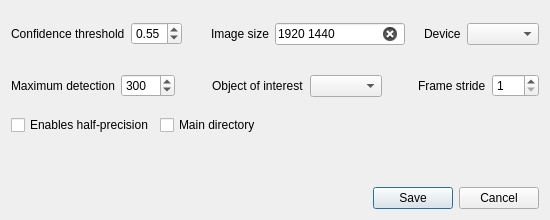
<?xml version="1.0" encoding="UTF-8"?>
<ui version="4.0">
 <class>QDialog</class>
 <widget class="QDialog" name="QDialog">
  <property name="enabled">
   <bool>true</bool>
  </property>
  <property name="geometry">
   <rect>
    <x>0</x>
    <y>0</y>
    <width>550</width>
    <height>220</height>
   </rect>
  </property>
  <property name="minimumSize">
   <size>
    <width>500</width>
    <height>220</height>
   </size>
  </property>
  <property name="maximumSize">
   <size>
    <width>670</width>
    <height>400</height>
   </size>
  </property>
  <property name="windowTitle">
   <string>Model configuration</string>
  </property>
  <property name="modal">
   <bool>false</bool>
  </property>
  <layout class="QGridLayout" name="gridLayout">
   <item row="8" column="0" colspan="2">
    <widget class="QCheckBox" name="yolo_half">
     <property name="text">
      <string>Enables half-precision</string>
     </property>
    </widget>
   </item>
   <item row="2" column="0" rowspan="2" colspan="3">
    <layout class="QHBoxLayout" name="horizontalLayout_8">
     <item>
      <layout class="QHBoxLayout" name="horizontalLayout">
       <item>
        <widget class="QLabel" name="yolo_device_2">
         <property name="toolTip">
          <string>&lt;html&gt;&lt;head/&gt;&lt;body&gt;&lt;p&gt;&lt;span style=&quot; font-family:'Roboto','-apple-system','BlinkMacSystemFont','Helvetica','Arial','sans-serif'; color:#000000; background-color:rgba(240,241,244,0.031373);&quot;&gt;Maximum number of detections allowed per image&lt;/span&gt;&lt;/p&gt;&lt;/body&gt;&lt;/html&gt;</string>
         </property>
         <property name="text">
          <string>Maximum detection</string>
         </property>
        </widget>
       </item>
       <item>
        <widget class="QSpinBox" name="yolo_max_det">
         <property name="toolTip">
          <string>&lt;html&gt;&lt;head/&gt;&lt;body&gt;&lt;p&gt;&lt;span style=&quot; font-family:'Roboto','-apple-system','BlinkMacSystemFont','Helvetica','Arial','sans-serif'; color:#000000; background-color:rgba(240,241,244,0.031373);&quot;&gt;Maximum number of detections allowed per image&lt;/span&gt;&lt;/p&gt;&lt;/body&gt;&lt;/html&gt;</string>
         </property>
         <property name="minimum">
          <number>1</number>
         </property>
         <property name="maximum">
          <number>5000</number>
         </property>
         <property name="value">
          <number>300</number>
         </property>
        </widget>
       </item>
      </layout>
     </item>
     <item>
      <spacer name="horizontalSpacer_4">
       <property name="orientation">
        <enum>Qt::Horizontal</enum>
       </property>
       <property name="sizeHint" stdset="0">
        <size>
         <width>18</width>
         <height>20</height>
        </size>
       </property>
      </spacer>
     </item>
     <item>
      <layout class="QHBoxLayout" name="horizontalLayout_5">
       <item>
        <widget class="QLabel" name="yolo_device_4">
         <property name="toolTip">
          <string>&lt;html&gt;&lt;head/&gt;&lt;body&gt;&lt;p&gt;&lt;span style=&quot; font-family:'Roboto','-apple-system','BlinkMacSystemFont','Helvetica','Arial','sans-serif'; color:#000000; background-color:rgba(240,241,244,0.031373);&quot;&gt;A value of 1 processes every frame, n values skip n frames.&lt;/span&gt;&lt;/p&gt;&lt;/body&gt;&lt;/html&gt;</string>
         </property>
         <property name="text">
          <string>Object of interest</string>
         </property>
        </widget>
       </item>
       <item>
        <widget class="QComboBox" name="yolo_classes"/>
       </item>
      </layout>
     </item>
     <item>
      <spacer name="horizontalSpacer_5">
       <property name="orientation">
        <enum>Qt::Horizontal</enum>
       </property>
       <property name="sizeHint" stdset="0">
        <size>
         <width>18</width>
         <height>20</height>
        </size>
       </property>
      </spacer>
     </item>
     <item>
      <layout class="QHBoxLayout" name="horizontalLayout_2">
       <item>
        <widget class="QLabel" name="yolo_device_3">
         <property name="toolTip">
          <string>&lt;html&gt;&lt;head/&gt;&lt;body&gt;&lt;p&gt;&lt;span style=&quot; font-family:'Roboto','-apple-system','BlinkMacSystemFont','Helvetica','Arial','sans-serif'; color:#000000; background-color:rgba(240,241,244,0.031373);&quot;&gt;A value of 1 processes every frame, n values skip n frames.&lt;/span&gt;&lt;/p&gt;&lt;/body&gt;&lt;/html&gt;</string>
         </property>
         <property name="text">
          <string>Frame stride</string>
         </property>
        </widget>
       </item>
       <item>
        <widget class="QSpinBox" name="yolo_vid_stride">
         <property name="toolTip">
          <string>&lt;html&gt;&lt;head/&gt;&lt;body&gt;&lt;p&gt;&lt;span style=&quot; font-family:'Roboto','-apple-system','BlinkMacSystemFont','Helvetica','Arial','sans-serif'; color:#000000; background-color:rgba(240,241,244,0.031373);&quot;&gt;A value of 1 processes every frame, n values skip n frames.&lt;/span&gt;&lt;/p&gt;&lt;/body&gt;&lt;/html&gt;</string>
         </property>
         <property name="minimum">
          <number>1</number>
         </property>
         <property name="maximum">
          <number>100</number>
         </property>
        </widget>
       </item>
      </layout>
     </item>
    </layout>
   </item>
   <item row="9" column="1">
    <spacer name="verticalSpacer_4">
     <property name="orientation">
      <enum>Qt::Vertical</enum>
     </property>
     <property name="sizeHint" stdset="0">
      <size>
       <width>20</width>
       <height>39</height>
      </size>
     </property>
    </spacer>
   </item>
   <item row="12" column="0" colspan="2">
    <spacer name="horizontalSpacer">
     <property name="orientation">
      <enum>Qt::Horizontal</enum>
     </property>
     <property name="sizeHint" stdset="0">
      <size>
       <width>138</width>
       <height>20</height>
      </size>
     </property>
    </spacer>
   </item>
   <item row="0" column="0" rowspan="2" colspan="3">
    <layout class="QHBoxLayout" name="horizontalLayout_7">
     <item>
      <layout class="QHBoxLayout" name="horizontalLayout_4">
       <item>
        <widget class="QLabel" name="label">
         <property name="toolTip">
          <string>&lt;html&gt;&lt;head/&gt;&lt;body&gt;&lt;p&gt;&lt;span style=&quot; font-family:'Roboto','-apple-system','BlinkMacSystemFont','Helvetica','Arial','sans-serif'; color:#000000; background-color:rgba(240,241,244,0.031373);&quot;&gt;Objects detected with confidence below this threshold will be disregarded&lt;/span&gt;&lt;/p&gt;&lt;/body&gt;&lt;/html&gt;</string>
         </property>
         <property name="text">
          <string>Confidence threshold</string>
         </property>
        </widget>
       </item>
       <item>
        <widget class="QDoubleSpinBox" name="yolo_conf">
         <property name="toolTip">
          <string>&lt;html&gt;&lt;head/&gt;&lt;body&gt;&lt;p&gt;&lt;span style=&quot; font-family:'Roboto','-apple-system','BlinkMacSystemFont','Helvetica','Arial','sans-serif'; color:#000000; background-color:rgba(240,241,244,0.031373);&quot;&gt;Objects detected with confidence below this threshold will be disregarded&lt;/span&gt;&lt;/p&gt;&lt;/body&gt;&lt;/html&gt;</string>
         </property>
         <property name="minimum">
          <double>0.010000000000000</double>
         </property>
         <property name="maximum">
          <double>1.000000000000000</double>
         </property>
         <property name="singleStep">
          <double>0.010000000000000</double>
         </property>
         <property name="stepType">
          <enum>QAbstractSpinBox::DefaultStepType</enum>
         </property>
         <property name="value">
          <double>0.550000000000000</double>
         </property>
        </widget>
       </item>
      </layout>
     </item>
     <item>
      <spacer name="horizontalSpacer_2">
       <property name="orientation">
        <enum>Qt::Horizontal</enum>
       </property>
       <property name="sizeHint" stdset="0">
        <size>
         <width>28</width>
         <height>20</height>
        </size>
       </property>
      </spacer>
     </item>
     <item>
      <layout class="QHBoxLayout" name="horizontalLayout_3">
       <item>
        <widget class="QLabel" name="label_2">
         <property name="text">
          <string>Image size</string>
         </property>
        </widget>
       </item>
       <item>
        <widget class="QLineEdit" name="yolo_imgsz">
         <property name="text">
          <string>1920 1440</string>
         </property>
         <property name="placeholderText">
          <string>1200 1080</string>
         </property>
         <property name="clearButtonEnabled">
          <bool>true</bool>
         </property>
        </widget>
       </item>
      </layout>
     </item>
     <item>
      <spacer name="horizontalSpacer_3">
       <property name="orientation">
        <enum>Qt::Horizontal</enum>
       </property>
       <property name="sizeHint" stdset="0">
        <size>
         <width>18</width>
         <height>20</height>
        </size>
       </property>
      </spacer>
     </item>
     <item>
      <layout class="QHBoxLayout" name="horizontalLayout_6">
       <item>
        <widget class="QLabel" name="device">
         <property name="text">
          <string>Device</string>
         </property>
        </widget>
       </item>
       <item>
        <widget class="QComboBox" name="yolo_device"/>
       </item>
      </layout>
     </item>
    </layout>
   </item>
   <item row="1" column="1">
    <spacer name="verticalSpacer_2">
     <property name="orientation">
      <enum>Qt::Vertical</enum>
     </property>
     <property name="sizeHint" stdset="0">
      <size>
       <width>20</width>
       <height>39</height>
      </size>
     </property>
    </spacer>
   </item>
   <item row="3" column="1">
    <spacer name="verticalSpacer_3">
     <property name="orientation">
      <enum>Qt::Vertical</enum>
     </property>
     <property name="sizeHint" stdset="0">
      <size>
       <width>20</width>
       <height>38</height>
      </size>
     </property>
    </spacer>
   </item>
   <item row="12" column="2">
    <widget class="QDialogButtonBox" name="buttonBox">
     <property name="orientation">
      <enum>Qt::Horizontal</enum>
     </property>
     <property name="standardButtons">
      <set>QDialogButtonBox::Cancel|QDialogButtonBox::Save</set>
     </property>
     <property name="centerButtons">
      <bool>false</bool>
     </property>
    </widget>
   </item>
   <item row="8" column="2">
    <widget class="QCheckBox" name="run_on_main_dir">
     <property name="text">
      <string>Main directory</string>
     </property>
    </widget>
   </item>
  </layout>
 </widget>
 <resources/>
 <connections>
  <connection>
   <sender>buttonBox</sender>
   <signal>accepted()</signal>
   <receiver>QDialog</receiver>
   <slot>accept()</slot>
   <hints>
    <hint type="sourcelabel">
     <x>248</x>
     <y>254</y>
    </hint>
    <hint type="destinationlabel">
     <x>157</x>
     <y>274</y>
    </hint>
   </hints>
  </connection>
  <connection>
   <sender>buttonBox</sender>
   <signal>rejected()</signal>
   <receiver>QDialog</receiver>
   <slot>reject()</slot>
   <hints>
    <hint type="sourcelabel">
     <x>316</x>
     <y>260</y>
    </hint>
    <hint type="destinationlabel">
     <x>286</x>
     <y>274</y>
    </hint>
   </hints>
  </connection>
 </connections>
</ui>
